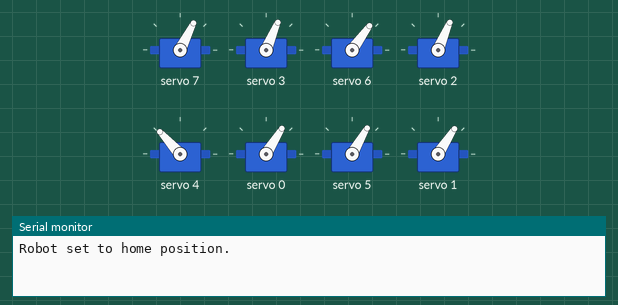
This sketch was run on a simulated Arduino Uno, built with avr-gcc and run on an emulated ATmega328P. Shown: 8 × servo, the last lines printed to the serial monitor.

Above: at 0.1 s.
At 2.4 s:
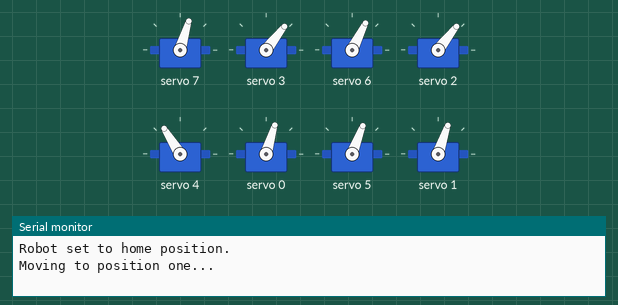
At 3.1 s:
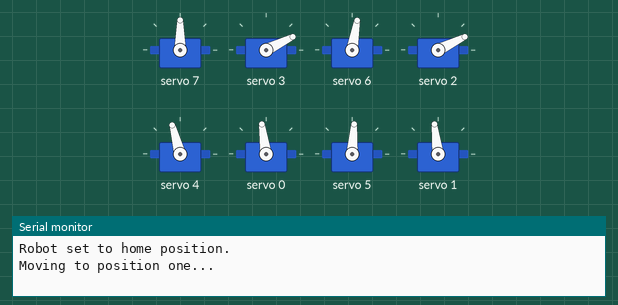
At 6.2 s:
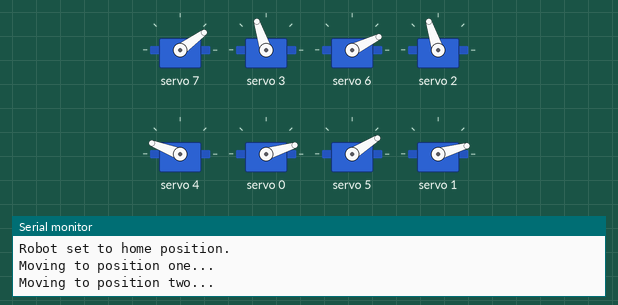
At 8.8 s:
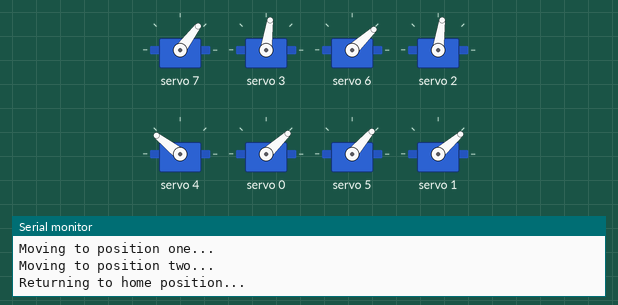
Timing chart, 0 to 10.7 s (numbered marks = the images above):
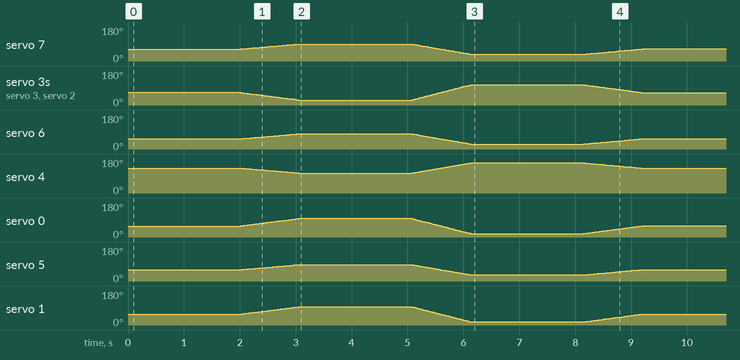

The sketch:

Auto_Calibration_Pulse.ino
```cpp
#include <Wire.h>
#include <Adafruit_PWMServoDriver.h>
#include "ServoLimits.h"

Adafruit_PWMServoDriver pwm = Adafruit_PWMServoDriver();

int movementDelay = 20;   // Adjust for speed
int totalSteps = 40;      // Adjust for smoothness

enum PositionState { HOME, POSITION_ONE, POSITION_TWO };

struct ServoControl {
  uint8_t pin;
  float currentPulse;
};

ServoControl servos[8] = {
  {7, servoLimits[0].homePulse}, // RFT
  {3, servoLimits[1].homePulse}, // RFB
  {6, servoLimits[2].homePulse}, // RRT
  {2, servoLimits[3].homePulse}, // RRB
  {4, servoLimits[4].homePulse}, // LFT
  {0, servoLimits[5].homePulse}, // LFB
  {5, servoLimits[6].homePulse}, // LRT
  {1, servoLimits[7].homePulse}  // LRB
};

void moveToPosition(PositionState state) {
  float stepSize[8];
  int targetPulse[8];

  switch (state) {
    case POSITION_ONE:
      targetPulse[5] = servoLimits[5].maxPulse; // LFB High
      targetPulse[4] = servoLimits[4].minPulse; // LFT Low
      targetPulse[6] = servoLimits[6].maxPulse; // LRT Low
      targetPulse[7] = servoLimits[7].maxPulse; // LRB High
      targetPulse[0] = servoLimits[0].maxPulse; // RFT High
      targetPulse[1] = servoLimits[1].minPulse; // RFB Low
      targetPulse[2] = servoLimits[2].maxPulse; // RRT High
      targetPulse[3] = servoLimits[3].minPulse; // RRB Low
      break;

    case POSITION_TWO:
      targetPulse[5] = servoLimits[5].minPulse; // LFB Low
      targetPulse[4] = servoLimits[4].maxPulse; // LFT High
      targetPulse[6] = servoLimits[6].minPulse; // LRT High
      targetPulse[7] = servoLimits[7].minPulse; // LRB Low
      targetPulse[0] = servoLimits[0].minPulse; // RFT Low
      targetPulse[1] = servoLimits[1].maxPulse; // RFB High
      targetPulse[2] = servoLimits[2].minPulse; // RRT Low
      targetPulse[3] = servoLimits[3].maxPulse; // RRB High
      break;

    default:
      for (int i = 0; i < 8; i++) {
        targetPulse[i] = servoLimits[i].homePulse;
      }
      break;
  }

  for (int i = 0; i < 8; i++) {
    stepSize[i] = (targetPulse[i] - servos[i].currentPulse) / totalSteps;
  }

  for (int step = 0; step <= totalSteps; step++) {
    for (int i = 0; i < 8; i++) {
      servos[i].currentPulse += stepSize[i];
      pwm.setPWM(servos[i].pin, 0, (int)servos[i].currentPulse);
    }
    delay(movementDelay);
  }
}

void setup() {
  Serial.begin(115200);
  pwm.begin();
  pwm.setPWMFreq(50);

  for (int i = 0; i < 8; i++) {
    pwm.setPWM(servos[i].pin, 0, servoLimits[i].homePulse);
    servos[i].currentPulse = servoLimits[i].homePulse;
  }

  Serial.println("Robot set to home position.");
  delay(2000);

  Serial.println("Moving to position one...");
  moveToPosition(POSITION_ONE);
  delay(2000);

  Serial.println("Moving to position two...");
  moveToPosition(POSITION_TWO);
  delay(2000);

  Serial.println("Returning to home position...");
  moveToPosition(HOME);

  Serial.println("Motion complete.");
}

void loop() {
  // Future logic can be placed here
}
```

ServoLimits.h
```cpp
#ifndef SERVOLIMITS_H
#define SERVOLIMITS_H

// Servo pulse width limits converted from angles (150-600)
struct ServoLimit {
  int minPulse;
  int homePulse;
  int maxPulse;
};

// Updated pulse-width limits based on servo angle conversions
ServoLimit servoLimits[8] = {
  {190, 245, 300}, // pwm 7 - RFT = Right front femur
  {170, 252, 335}, // pwm 3 - RFB = Right front tibia
  {170, 225, 280}, // pwm 6 - RRT = Right rear femur
  {170, 252, 335}, // pwm 2 - RRB = Right rear tibia
  {336, 391, 446}, // pwm 4 - LFT = Left front femur
  {153, 235, 317}, // pwm 0 - LFB = Left front tibia
  {183, 238, 293}, // pwm 5 - LRT = Left rear femur
  {150, 232, 314}  // pwm 1 - LRB = Left rear tibia
};

#endif
```
